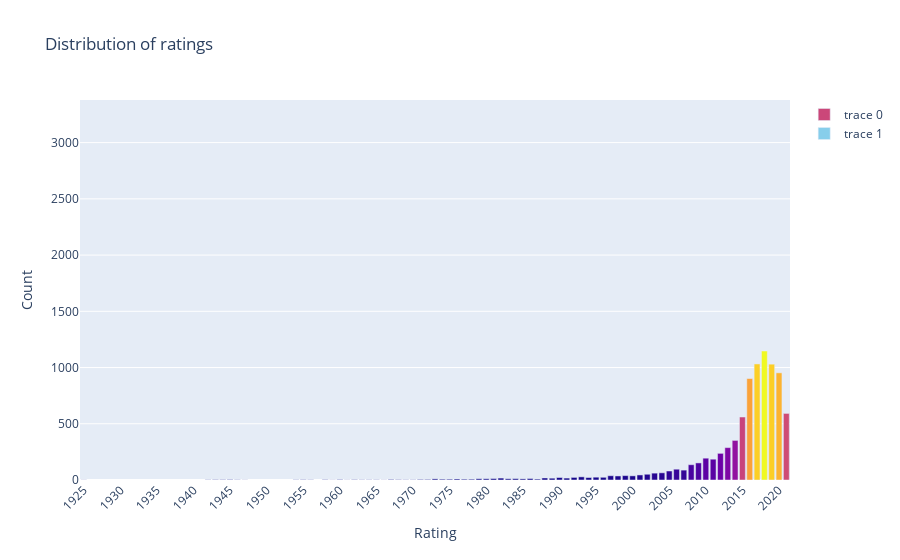

The cell this chart's notebook holds for it:
### Code cell
#plotly
fig.add_trace(go.Bar(
    x=rating_counts.index,
    y=rating_counts.values,
    marker_color='skyblue',
    text=rating_counts.values,
    textposition='auto',
))

fig.update_layout(
    title='Distribution of ratings',
    xaxis=dict(title='Rating'),
    yaxis=dict(title='Count'),
    xaxis_tickangle=-45,
)

fig.show()

### Figure 1 — Plotly figure (JSON) as saved in the notebook; plotly's stock layout.template omitted (floating-point values rounded to 4 significant figures)
{"data": [{"marker": {"color": [1147, 1032, 1030, 953, 902, 592, 560, 352, 288, 237, 194, 185, 152, 136, 96, 88, 80, 64, 61, 51, 45, 39, 38, 37, 36, 28, 25, 24, 23, 22, 22, 18, 17, 17, 16, 13, 13, 12, 11, 11, 11, 10, 10, 9, 8, 7, 7, 7, 7, 5, 5, 5, 4, 4, 3, 3, 3, 3, 3, 3, 2, 2, 2, 2, 2, 2, 2, 2, 2, 1, 1, 1, 1, 1], "colorscale": [[0, "#0d0887"], [0.1111, "#46039f"], [0.2222, "#7201a8"], [0.3333, "#9c179e"], [0.4444, "#bd3786"], [0.5556, "#d8576b"], [0.6667, "#ed7953"], [0.7778, "#fb9f3a"], [0.8889, "#fdca26"], [1, "#f0f921"]]}, "type": "bar", "x": [2018, 2017, 2019, 2020, 2016, 2021, 2015, 2014, 2013, 2012, 2010, 2011, 2009, 2008, 2006, 2007, 2005, 2004, 2003, 2002, 2001, 1999, 1997, 2000, 1998, 1993, 1995, 1996, 1992, 1994, 1990, 1988, 1982, 1991, 1989, 1981, 1986, 1984, 1980, 1979, 1983, 1985, 1973, 1976, 1987, 1977, 1974, 1975, 1978, 1972, 1967, 1971, 1960, 1945, 1944, 1955, 1968, 1962, 1943, 1958, 1964, 1969, 1970, 1963, 1956, 1965, 1946, 1942, 1954, 1959, 1925, 1961, 1947, 1966], "y": [1147, 1032, 1030, 953, 902, 592, 560, 352, 288, 237, 194, 185, 152, 136, 96, 88, 80, 64, 61, 51, 45, 39, 38, 37, 36, 28, 25, 24, 23, 22, 22, 18, 17, 17, 16, 13, 13, 12, 11, 11, 11, 10, 10, 9, 8, 7, 7, 7, 7, 5, 5, 5, 4, 4, 3, 3, 3, 3, 3, 3, 2, 2, 2, 2, 2, 2, 2, 2, 2, 1, 1, 1, 1, 1]}, {"marker": {"color": "skyblue"}, "text": [3210, 2160, 863, 799, 491, 334, 307, 287, 222, 81, 41, 6, 3, 3], "textposition": "auto", "type": "bar", "x": ["TV-MA", "TV-14", "TV-PG", "R", "PG-13", "TV-Y7", "TV-Y", "PG", "TV-G", "NR", "G", "TV-Y7-FV", "NC-17", "UR"], "y": [3210, 2160, 863, 799, 491, 334, 307, 287, 222, 81, 41, 6, 3, 3]}], "layout": {"title": {"text": "Distribution of ratings"}, "xaxis": {"dtick": 5, "tickangle": -45, "title": {"text": "Rating"}}, "yaxis": {"title": {"text": "Count"}}}}
